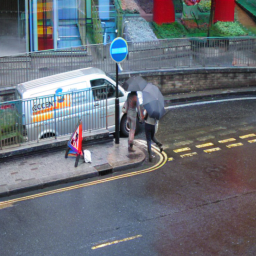
#> input picture V5_无GT标注工作区/examples/train-lcad-000000045593.png, 256 x 256 px
$ python -i a_features_200.py   (imports and definitions only)
#> lines starting #> are read from the running program, lines starting #| are printed output that depends on the picture; after the words box and inside, x2 and y2 are one past the last pixel; in counts of white or black regions, pixels touching at a corner belong together
"""Explore chroma features using human A labels as fixed calibration targets."""
import json

import cv2
import numpy as np
from PIL import Image

from prepare import HERE, ROOT, sha, write
from summarize_200 import SOURCES


def features(path):
    with Image.open(path) as image:
#> image is the input picture: PIL image 256x256 RGB; mean R, G, B 104.7, 109.6, 117.7
        rgb = np.asarray(image.convert('RGB'),dtype=np.float32)/255
    lab = cv2.cvtColor(rgb,cv2.COLOR_RGB2LAB)
#> lab: shape (256, 256, 3) float32; mean of channels 0, 1, 2 45.9, 0.8, -4.4
    ab = lab[:,:,1:]
    chroma = np.linalg.norm(ab,axis=2)
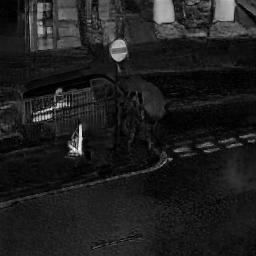
#> chroma: shape (256, 256) float32; min 0, max 98.88, mean 12.1; drawn with min black and max white
    center = np.median(ab.reshape(-1,2),axis=0)
#> center = [0.391, -5.33]
    residual = np.linalg.norm(ab-center,axis=2)
    h,w = chroma.shape
#> h = 256; w = 256
    tiles = [float(chroma[y*h//4:(y+1)*h//4,x*w//4:(x+1)*w//4].mean()) for y in range(4) for x in range(4)]
#> tiles = [17.13, 22.24, 19.38, 20.01, 12.89, 10.63, 8.43, 4.9, 6.54, 10.76, 7.41, 10.26, 10.77, 13.66, 10.51, 8.21]
    mask = (chroma>10).astype(np.uint8)
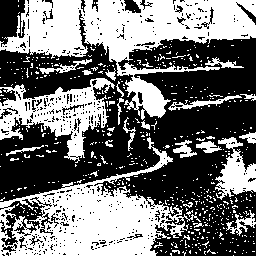
#> mask: shape (256, 256); values 0 (black) and 1 (white), 45.6% white; 563 white regions (538 under 20 px), largest, box (x1, y1, x2, y2) and area: (0, 0, 256, 120) 11828, (0, 137, 201, 256) 9201, (0, 78, 115, 163) 3836
    n,_,stats,_ = cv2.connectedComponentsWithStats(mask,connectivity=8)
#> n = 564; stats = 564 rows, first 6: [0, 0, 256, 256, 35638], [18, 0, 1, 2, 2], [0, 0, 256, 120, 11828], [94, 2, 1, 2, 2], [18, 5, 1, 2, 2], [82, 6, 1, 2, 2]
    q = np.percentile(chroma,[50,95,99])
#> q = [9.39, 33.54, 63.08]
    var_c = float(np.var(chroma,dtype=np.float64))
#> var_c = 118.7
    var_ab = float(np.var(ab,axis=(0,1),dtype=np.float64).sum())
#> var_ab = 245.3
    return {'mean_C':float(chroma.mean()),'median_C':float(q[0]),'p95_C':float(q[1]),
        'var_C':var_c,'std_C':float(np.sqrt(var_c)),
        'var_a_plus_var_b':var_ab,'std_ab':float(np.sqrt(var_ab)),
        'p99_C':float(q[2]),'max_C':float(chroma.max()),
        'fraction_C_gt5':float((chroma>5).mean()),'fraction_C_gt10':float(mask.mean()),
        'fraction_C_gt20':float((chroma>20).mean()),
        'max_4x4_tile_mean_C':max(tiles),'largest_component_C_gt10_fraction':float(stats[1:,cv2.CC_STAT_AREA].max()/(h*w)) if n>1 else 0,
        'median_tint_C':float(np.linalg.norm(center)),
        'centered_mean_C':float(residual.mean()),'centered_p95_C':float(np.percentile(residual,95))}


# [50 lines left out: function main, not called in this run]


# [1 line not run here, left out]

>>> result = features('../../V5_无GT标注工作区/examples/train-lcad-000000045593.png')
#> result = 17 items

$ run again, on V5_无GT标注工作区/examples/train-lcad-000000159609.png
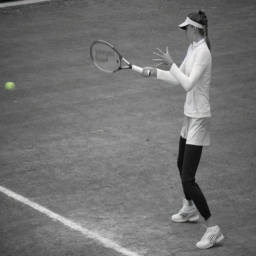
#> input picture V5_无GT标注工作区/examples/train-lcad-000000159609.png, 256 x 256 px
#> in features, image is the input picture: PIL image 256x256 RGB; mean R, G, B 113.9, 114.3, 113.7
#> lab: shape (256, 256, 3) float32; mean of channels 0, 1, 2 47.7, -0.3, 0.3
#> in features, `chroma = np.linalg.norm(ab,axis=2)`:
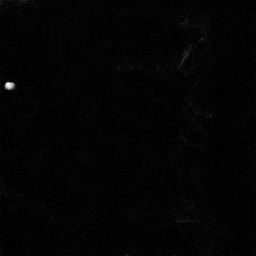
#> chroma: shape (256, 256) float32; min 0, max 42.45, mean 0.7; drawn with min black and max white
#> center = [-0.203, 0.406]
#> tiles = [0.704, 0.652, 0.764, 0.696, 1.03, 0.589, 0.686, 0.627, 0.561, 0.529, 0.6, 0.549, 0.578, 0.556, 0.689, 0.63]
#> mask: shape (256, 256); values 0 (black) and 1 (white), 0.1% white; 1 white region, box (x1, y1, x2, y2) and area: (5, 82, 15, 90) 66
#> n = 2; stats = [[0, 0, 256, 256, 65470], [5, 82, 10, 8, 66]]
#> q = [0.618, 1.42, 2.22]
#> var_c = 1.04
#> var_ab = 1.31
#> result = 17 items

$ run again, on V5_无GT标注工作区/examples/train-lcad-000000220989.png
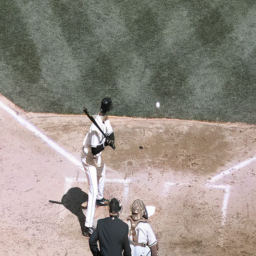
#> input picture V5_无GT标注工作区/examples/train-lcad-000000220989.png, 256 x 256 px
#> in features, image is the input picture: PIL image 256x256 RGB; mean R, G, B 148.8, 141.3, 133
#> lab: shape (256, 256, 3) float32; mean of channels 0, 1, 2 58.5, 1.1, 5.6
#> center = [1.38, 5.61]
#> in features, `residual = np.linalg.norm(ab-center,axis=2)`:
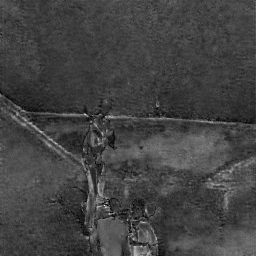
#> residual: shape (256, 256) float32; min 0.0988, max 25.93, mean 6.9; drawn with min black and max white
#> tiles = [7.92, 7.68, 8.42, 8.12, 7.55, 7.62, 7.94, 7.31, 8.31, 7.64, 11.96, 11.33, 8.48, 5.81, 9.49, 12.08]
#> in features, `mask = (chroma>10).astype(np.uint8)`:
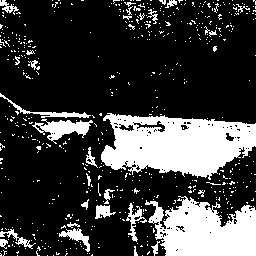
#> mask: shape (256, 256); values 0 (black) and 1 (white), 23.8% white; 553 white regions (523 under 20 px), largest, box (x1, y1, x2, y2) and area: (101, 113, 256, 180) 6938, (145, 196, 256, 256) 4582, (32, 119, 93, 144) 681
#> n = 554; stats = 554 rows, first 6: [0, 0, 256, 256, 49907], [0, 0, 19, 15, 112], [14, 0, 1, 1, 1], [52, 0, 1, 1, 1], [58, 0, 2, 1, 2], [81, 0, 3, 1, 3]
#> q = [8.22, 15, 16.84]
#> var_c = 9.6
#> var_ab = 51.43
#> result = 17 items
